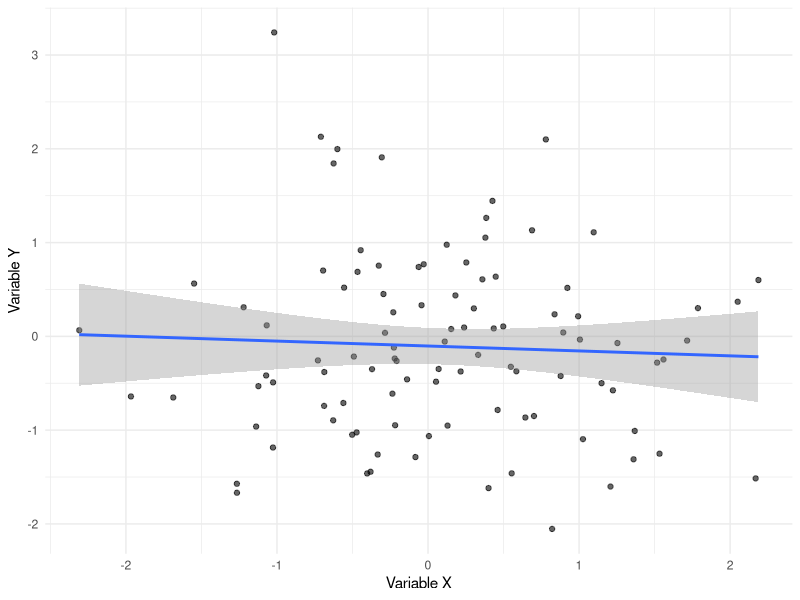

Source code (R):
## ---- chunk 1
#| label: fig-example-r
#| fig-cap: "Example figure generated with R"
#| fig-width: 6
#| fig-height: 4

# Load libraries
library(ggplot2)

# Generate example data
set.seed(123)
data <- data.frame(
  x = rnorm(100),
  y = rnorm(100)
)

# Create plot
ggplot(data, aes(x = x, y = y)) +
  geom_point(alpha = 0.6) +
  geom_smooth(method = "lm", se = TRUE) +
  theme_minimal() +
  labs(x = "Variable X", y = "Variable Y")
## ---- chunk 2
#| label: tbl-example
#| tbl-cap: "Summary statistics"

library(knitr)

results <- data.frame(
  Metric = c("Mean", "SD", "N"),
  Group_A = c(10.5, 2.3, 50),
  Group_B = c(12.1, 2.8, 50)
)

kable(results, format = "markdown", align = c("l", "r", "r"))
